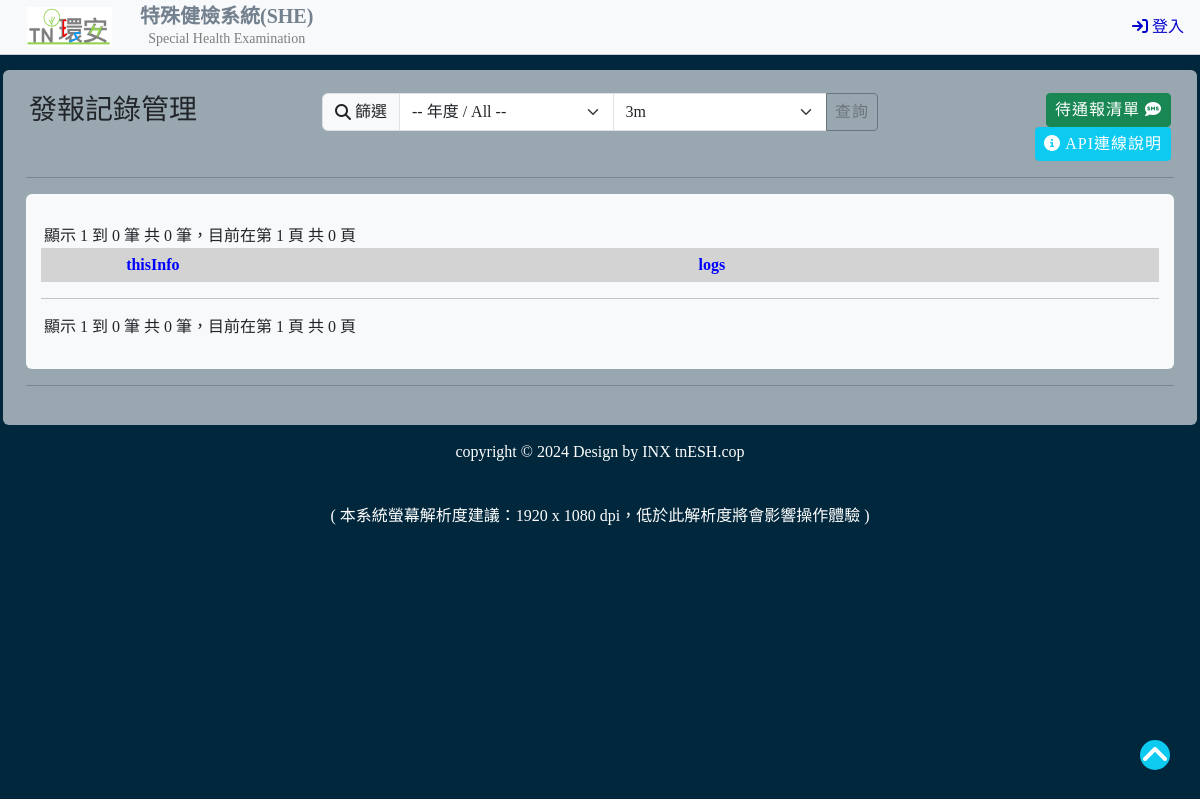
Before: /autolog/index.php with the older database file.
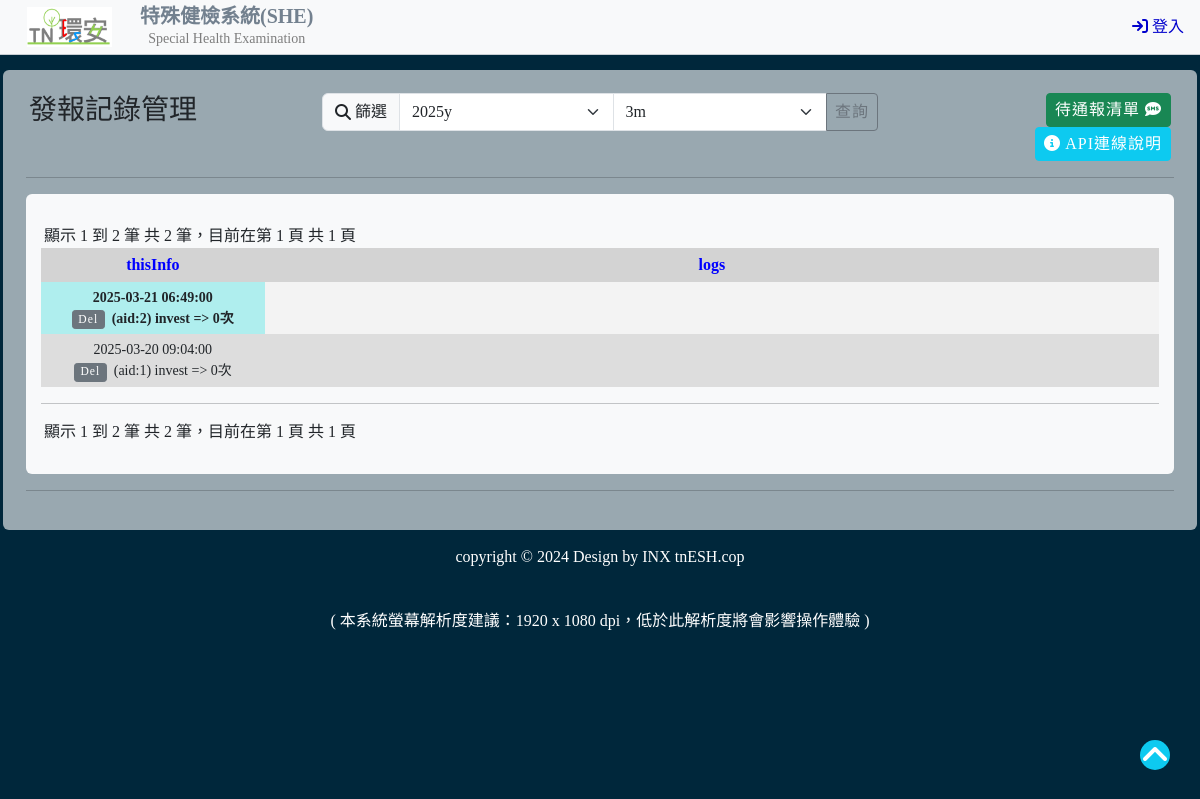
After: the same page with the newer database file.
### tables this page shows
CREATE TABLE `autolog` (
  `id` int(10) NOT NULL COMMENT 'aid',
  `thisDay` varchar(10) NOT NULL COMMENT 'Log日期',
  `sys` varchar(50) NOT NULL COMMENT '系統名稱',
  `logs` longtext NOT NULL COMMENT '記錄事項',
  `t_stamp` timestamp NOT NULL DEFAULT current_timestamp() ON UPDATE current_timestamp() COMMENT '記錄時間'
);

### pdo.php (called while the page is built, shortened)
<?php
    $sys_id = "she";

### user_info.php (called while the page is built, shortened)
<?php
    $sys_role       = (isset($_SESSION[$sys_id]["role"]))     ? $_SESSION[$sys_id]["role"]     : false ;
    $sys_auth       = (isset($_SESSION[$sys_id]))             ? true                           : false ;

### autolog/function.php (called while the page is built, shortened)
<?php
    function show_log_list($request){
        $pdo = pdo();
        $stmt_arr = array();
        extract($request);
        $sql = "SELECT al.*
                FROM `autolog` al ";
        if($_year != 'All'){
            $sql .= " WHERE year(al.thisDay) = ? ";
            array_push($stmt_arr, $_year);
        }
        if($_month != 'All'){
            $sql .= ($_year != "All" ? " AND ":" WHERE ") ;
            $sql .= " month(al.thisDay) = ? ";
            array_push($stmt_arr, $_month);
        }
        $sql .= " ORDER BY al.thisDay DESC ";
            if(isset($start) && isset($per)){
                $stmt = $pdo -> prepare($sql.' LIMIT '.$start.', '.$per);
            }else{
                $stmt = $pdo->prepare($sql);
            }
        try {
            if(($_year != 'All') || ($_month != "All")){
                $stmt->execute($stmt_arr);
            }else{
                $stmt->execute();
            }
            $log_lists = $stmt->fetchAll(PDO::FETCH_ASSOC);
            return $log_lists;
        }catch(PDOException $e){
            echo $e->getMessage();
        }
    }
    function show_log_GB_year(){
        $pdo = pdo();
        $sql = "SELECT DISTINCT year(al.thisDay) AS _year
                FROM `autolog` al
                GROUP BY al.thisDay
                ORDER BY _year DESC";
        $stmt = $pdo->prepare($sql);
        try {
            $stmt->execute();
            $log_list_ym = $stmt->fetchAll(PDO::FETCH_ASSOC);
            return $log_list_ym;
        }catch(PDOException $e){
            echo $e->getMessage();
        }
    }

### autolog/index.php (the view, shortened to what this page needs)
<?php
    require_once("../pdo.php");
    require_once("function.php");
        $_year = (isset($_REQUEST["_year"])) ? $_REQUEST["_year"] : date('Y');
        $_month = (isset($_REQUEST["_month"])) ? $_REQUEST["_month"] : date('m');
        $query_arr = array(
            '_year' => $_year,
            '_month' => $_month
        );
    $row_lists    = show_log_list($query_arr);
    $row_lists_yy = show_log_GB_year();
        $per_total = count($row_lists);
        $per = 5;
        $pages = ceil($per_total/$per);
        $page = (!isset($_GET['page'])) ? 1 : $_GET['page'];
        $start = ($page-1)*$per;
            $query_arr["start"]  = $start;
            $query_arr["per"]    = $per;
        $row_lists_div = show_log_list($query_arr);
        $page_start = $start +1;
        $page_end = $start + $per;
        if($page_end>$per_total){
            $page_end = $per_total;
        }
?>
<?php include("../template/header.php"); ?>
<?php include("../template/nav.php"); ?>
<head>
    <link href="../../libs/aos/aos.css" rel="stylesheet">
</head>
<body>
    <div class="col-12">
        <div class="row justify-content-center">
            <div class="col_xl_12 col-12 rounded p-2" style="background-color: rgba(255, 255, 255, .6);">
                <div id="table">
                    <div id="send_list_table" class="col-12">
                        <div class="row">
                            <div class="col-12 col-md-3 py-0">
                                <h3>發報記錄管理</h3>
                            </div>
                            <div class="col-6 col-md-6 py-0">
                                <form action="" method="post">
                                    <div class="input-group">
                                        <span class="input-group-text"><i class="fa fa-search"></i>&nbsp篩選</span>
                                        <select name="_year" id="_year" class="form-select">
                                            <option for="_year" value="All" <?php if($_year == "All"){ ?>selected<?php } ?> >-- 年度 / All --</option>
                                            <?php foreach($row_lists_yy as $row_list_yy){ ?>
                                                <option for="_year" value="<?php echo $row_list_yy["_year"];?>" <?php echo ($row_list_yy["_year"] == $_year) ? "selected":"";?>>
                                                    <?php echo $row_list_yy["_year"]."y";?></option>
                                            <?php } ?>
                                        </select>
                                        <select name="_month" id="_month" class="form-select">
                                            <?php foreach (range(1, 12) as $item) {
                                                    echo "<option for='_month' value='{$item}'";
                                                    echo ($item == $_month ) ? "selected":"";
                                                    echo " >{$item}m</option>";
                                                } ?>
                                        </select>
                                        <button type="submit" class="btn btn-outline-secondary">查詢</button>
                                    </div>
                                </form>
                            </div>
                            <div class="col-6 col-md-3 py-0 text-end">
                                <?php if($sys_role <= 1){
                                    echo " <button type='button' value='../notify' title='Notify發報' class='btn btn-success' onclick='openUrl(this.value)' >待通報清單&nbsp<i class='fa-solid fa-comment-sms'></i></button>";
                                } ?>
                                <a href="#access_info" target="_blank" title="連線說明" class="btn btn-info text-white" data-bs-toggle="modal" data-bs-target="#access_info">
                                    <i class="fa fa-info-circle" aria-hidden="true"></i> API連線說明</a>
                            </div>
                        </div>
                        <hr>
                        <div class="col-12 rounded bg-light">
                            <div class="col-12 p-0">
                                <div class="row">
                                    <div class="col-12 col-md-6 pb-0">
                                        <?php
                                            echo '顯示 '.$page_start.' 到 '.$page_end.' 筆 共 '.$per_total.' 筆，目前在第 '.$page.' 頁 共 '.$pages.' 頁';
                                        ?>
                                    </div>
                                    <div class="col-12 col-md-6 pb-0 text-end">
                                    </div>
                                </div>
                                <table id="log_table" class="display responsive nowrap" style="width:100%">
                                    <thead>
                                        <tr>
                                            <th data-toggle="tooltip" data-placement="bottom" title="記錄敘述">thisInfo</th>
                                            <th data-toggle="tooltip" data-placement="bottom" title="記錄事項" style="width: 80%;">logs</th>
                                        </tr>
                                    </thead>
                                    <tbody>
                                        <?php foreach($row_lists_div as $log){
                                              $logs_log = json_decode($log['logs']);
                                              if(is_object($logs_log)) { $logs_log = (array)$logs_log; }
                                              $logs_json = $logs_log['autoLogs'];
                                        ?>
                                            <tr id="<?php echo $log['id']; ?>">
                                                <td class="<?php echo ($log['thisDay'] == date('Y/m/d')) ? 'today':'';?>">
                                                    <?php
                                                        echo $log['t_stamp']."</br>";
                                                        if($sys_role == 0){ ?>
                                                            <form action="" method="post" class='inf'>
                                                                <input type="submit" name="deleteLog" value="Del" class="btn btn-sm btn-xs btn-secondary" onclick="return confirm('確認刪除？')">
                                                            </form>
                                                    <?php
                                                        echo "&nbsp(aid:".$log['id'].")&nbsp" .$log['sys']." => ".count($logs_json)."次  ";
                                                    }?>
                                                </td>
                                                <td>
                                                </td>
                                            </tr>
                                        <?php } ?>
                                    </tbody>
                                </table>
                                <hr>
                                <div class="row">
                                    <div class="col-12 col-md-6 pt-0">
                                        <?php
                                            echo '顯示 '.$page_start.' 到 '.$page_end.' 筆 共 '.$per_total.' 筆，目前在第 '.$page.' 頁 共 '.$pages.' 頁';
                                        ?>
                                    </div>
                                    <div class="col-12 col-md-6 pt-0 text-end">
                                    </div>
                                </div>
                            </div>
                        </div>
                        <hr>
                    </div>
                </div>
            </div>
        </div>
    </div>
    <div id="gotop">
        <i class="fas fa-angle-up fa-2x"></i>
    </div>
</body>
<?php include("../template/footer.php"); ?>

### template/header.php (shortened to what this page needs)
<!DOCTYPE html>
<html lang="zh-TW">
<head>
    <link rel="stylesheet" href="https://cdnjs.cloudflare.com/ajax/libs/font-awesome/6.2.1/css/all.min.css?" />
    <link rel="stylesheet" href="../../libs/bootstrap/css/bootstrap.min.css">
    <link rel="stylesheet" href="../css/global.css">
    <link rel="stylesheet" href="../css/grid.css">
    <link rel="stylesheet" href="../css/style.css?v=<?=time();?>">
</head>
<body>

### template/nav.php (shortened to what this page needs)
<?php
    require_once("../user_info.php");
    require_once("function.php");
    $webroot = "..";
?>
<nav class="navbar navbar-expand-lg navbar-light bg-light app-header ">
    <div class="container-fluid">
        <a class="navbar-brand" href="<?php echo $webroot;?>/">
            <img class="navbar-brand-full pl-3" src="../template/tnesh_logo.png" height="40" width="100" alt="tnESH Logo">
        </a>
        <ul class="navbar-nav me-auto sysTitle">
            <li class="nav-item px-1">
                <a class="nav-link" href="<?php echo $webroot;?>/" class="p-0">特殊健檢系統(SHE)</a>
                <h6 id="hFullName">Special Health Examination</h6>
            </li>
        </ul>
        <div class="collapse navbar-collapse" id="navbarContent">
            <ul class="navbar-nav ms-auto   my-2 my-lg-0 navbar-nav-scroll">
                <?php if(!$sys_auth){
                    echo "<li class='nav-item mx-1'><a href='{$webroot}/auth/login.php' class=''><i class='fa fa-sign-in' aria-hidden='true'></i> 登入</a></li>";
                } ?>
            </ul>
        </div>
    </div>
</nav>

### template/footer.php (shortened to what this page needs)
<footer class="text-center text-white">
    <div class="mb-3">
        copyright &copy; 2024 Design by INX tnESH.cop<br>
    </div>
    <div class="d-block d-custom-none">
        <br>( 本系統螢幕解析度建議：1920 x 1080 dpi，低於此解析度將會影響操作體驗 )
    </div>
</footer>
</body>
</html>

### css/global.css (style rules this page uses)
:root { --red: #e90b3b; --blue: #008cdd; --green: #00c066; --dark: #181818; --light: #d4d4d4; --white: #fff; --spacing: 5px; }
* { margin: 0; padding: 0; border: 0; font-family: "Segoe UI","微軟正黑體"; box-sizing: border-box; }
ul, li { list-style: none; color: var(--dark); }
img { vertical-align: top; }
.btn { display: inline-block; padding: 4px 8px; text-decoration: none; border-radius: 4px; letter-spacing: 1px; font-size: 16px; }
.btn-xs { padding: 0.35rem 0.35rem; font-size: 0.725rem; line-height: 0.5; border-radius: 0.2rem; }
.mb-3 { margin-bottom: calc(3 * var(--spacing)); }
.mx-1 { margin-right: calc(1 * var(--spacing));margin-left: calc(1 * var(--spacing)); }
.my-2 { margin-top: calc(2 * var(--spacing));margin-bottom: calc(2 * var(--spacing)); }
@media (min-width:1200px) { .my-lg-0 { margin-top: 0;margin-bottom: 0; } }
.p-0 { padding: 0; }
.p-2 { padding: calc(2 * var(--spacing)); }
.pt-0 { padding-top: 0; }
.pb-0 { padding-bottom: 0; }
.pl-3 { padding-left: calc(3 * var(--spacing)); }
.px-1 { padding-right: calc(1 * var(--spacing));padding-left: calc(1 * var(--spacing)); }
.py-0 { padding-top: 0;padding-bottom: 0; }

### css/grid.css (style rules this page uses)
.row { display: flex; flex-wrap: wrap; }
.col-6 { flex: 0 0 calc(100% / 12 * 6); }
.col-12 { flex: 0 0 calc(100% / 12 * 12); }
@media (min-width: 960px) { .col-md-3 { flex: 0 0 calc(100% / 12 * 3); } }
@media (min-width: 960px) { .col-md-6 { flex: 0 0 calc(100% / 12 * 6); } }
[class^="col-"] { padding: calc(3 * var(--spacing)); }
.justify-content-center { justify-content: center; }

### css/style.css (style rules this page uses)
* { margin: 0; padding: 0; border: 0; box-sizing: border-box; font-family: 'ubuntu' , '微軟正黑體'; }
body { background-image: linear-gradient(to top left,#00273b,#00273b); background-attachment: fixed; }
table, td, th { border: 0px solid #aaa; border-collapse: collapse; padding: 5px; position: relative; font-size: 14px; text-align: center; margin: auto; }
table, tr { width: 100%; }
table thead, th { color:White; background-color:#5D7B9D; font-weight:bold; position: sticky; z-index: 1; top: 0; }
tr:nth-of-type(even) { background-color: #ddd; }
tr:nth-of-type(odd) { background-color: #f3f3f3; }
a { text-decoration: none; color:#0000CC; }
#gotop { width: 30px; height: 30px; background-color: #0DCAF0; color: #fff; position: fixed; right: 30px; bottom: 30px; display: flex; justify-content: center; align-items: center; border-radius: 50%; cursor: pointer; z-index: 9999; }
tr > th { color: blue; text-align: center; vertical-align: top; word-break: break-all; background-color: lightgrey; font-size: 16px; }
tr > td { vertical-align: middle; }
@media screen and (min-width: 1080px) { .d-custom-none { display: none; } }

### template/nav.php (style rules this page uses)
.app-header { position: relative; -ms-flex-direction: row; flex-direction: row; height: 55px; padding: 0; margin: 0; background-color: #fff; border-bottom: 1px solid #c8ced3; }
.app-header .nav-item { position: relative; min-width: 50px; margin: 0; text-align: center; color: #7d7d7d; }
.app-header .nav-item .nav-link { padding-top: 1; padding-bottom: 0; background: 0; border: 0; }
.navbar-nav .nav-link { padding-right: 0; padding-left: 0; color: #73818f; }
.sysTitle { font-weight: bold; font-size: 20px; margin-top: -5px; }
.h6, h6 { margin-bottom: .5rem; font-family: inherit; font-weight: 500; line-height: 1.2; color: inherit; font-size: .875rem; }

### autolog/index.php (style rules this page uses)
.today { background-color: paleturquoise; font-weight: bold; }
.inf { display: inline-flex; }

Changed rows visible on the page:
added autolog: t_stamp "2025-03-21 06:49:00", id "2", sys "invest", count($logs_json) "0", thisDay "2025/03/21" (drawn)
added autolog: t_stamp "2025-03-20 09:04:00", id "1", sys "invest", count($logs_json) "0", thisDay "2025/03/20" (drawn)
Other visible differences:
form field _year: "-- 年度 / All --" → "2025y"
$page_end: "0" → "2"
$per_total: "0" → "2"
$pages: "0" → "1"
